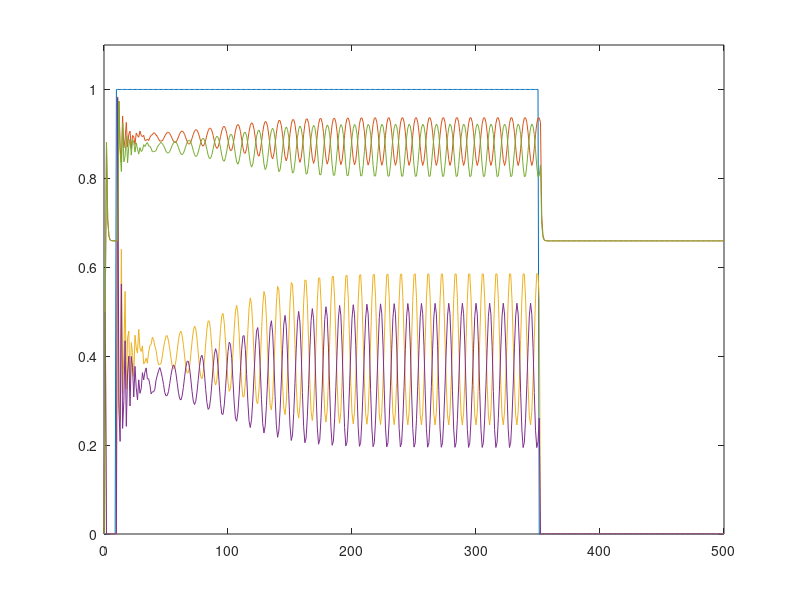

MATLAB code for this plot: (Note: this script raises an error after producing the figure.)
% nonlinearWilsonCPG.m
% this script attempts to implement a nonlinear version
% of Wilson's model of the locust flight CPG

% set input connection weights
V=[0 12 11.9 0]';

% set recurrent connection weights
W=[ 1    3    0    0
  -12    1   -6    0
    0   -6    1  -12 
    0    0    3    1];

% set up inputs
tEnd=500; % set end time
tVec=0:tEnd; % set time vector
nTs=tEnd+1; % find the number of time steps
x=zeros(1,nTs); % zero input vector
fly=11; % set time step to start flying
land=351; % set time step to land again
x(fly:land)=ones(1,land-fly+1); % make input

% find outputs
y=zeros(4,nTs); % zero output vector
for t=2:nTs, % for each time step
    q=W*y(:,t-1) + V*x(t-1);  % compute weighted input sum
    y(:,t)=1./(1+exp(-q)); % squash q to find output
end  % end loop 

% find modes, stability (magnitude)
% and controlability of network
% (note: the stability criterion is
% different for nonlinear networks)
[eVec,eVal]=eig(W); % find eigenvalues and eigenvectors
eVal=diag(eVal); % extract eigenvalues
magEVal=abs(eVal); % find magnitude of eigenvalues
angEVal=angle(eVal)./(2*pi); % find angles of eigenvalues

% plot results 
clf
plot(tVec,x,tVec,y)
axis([0 tEnd 0 1.1])
legend('input','left leak','left moto','right moto','right leak',1)
title('Nonlinear Flight Control CPG')
xlabel('time step')
ylabel('input and unit responses')
text(170,0.1,'fly')
text(410,0.1,'land')



